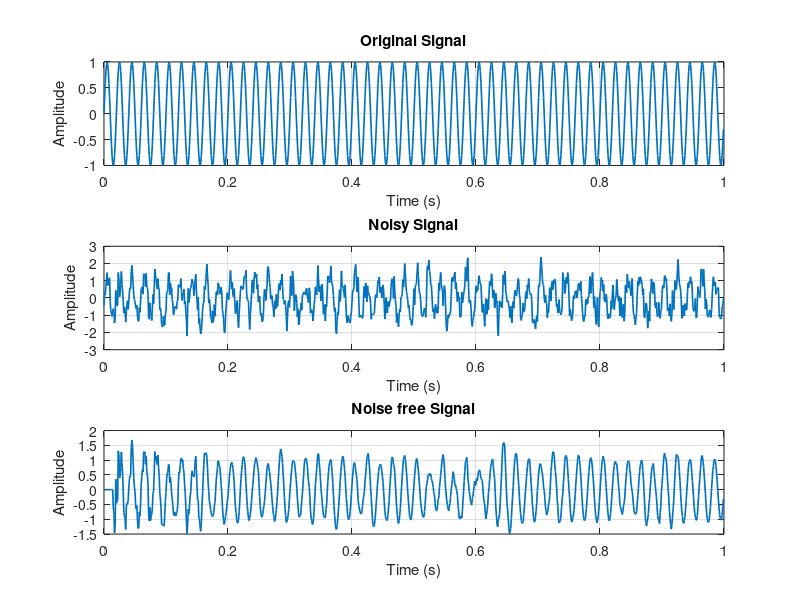

This figure's MATLAB source:
clc;
clear;
close all;

fs = 1000;
t = 0:1/fs:1-1/fs;
N = length(t);

s = sin(2*pi*50*t);

x = randn(1,N);

v = filter([1 0.5],1,x);
v = 0.5 * v / std(v);

d = s + v;

M = 16;
Mu = 0.01;
w = zeros(M,1);

y = zeros(1,N);
e = zeros(1,N);

for n = M:N
    xn = x(n:-1:n-M+1).';
    y(n) = w.' * xn;
    e(n) = d(n) - y(n);
    w = w + Mu * e(n) * xn;
end

MSE = mean(e(M:N).^2);

fprintf('LMS filter order = %d\n', M);
fprintf('Step size = %.3f\n', Mu);
fprintf('Mean Square Error MSE = %.6f\n', MSE);

figure;

subplot(3,1,1)
plot(t,s,'LineWidth',1.2)
grid on
title('Original Signal')
xlabel('Time (s)')
ylabel('Amplitude')

subplot(3,1,2)
plot(t,d,'LineWidth',1.2)
grid on
title('Noisy Signal')
xlabel('Time (s)')
ylabel('Amplitude')

subplot(3,1,3)
plot(t,e,'LineWidth',1.2)
grid on
title('Noise free Signal')
xlabel('Time (s)')
ylabel('Amplitude')
